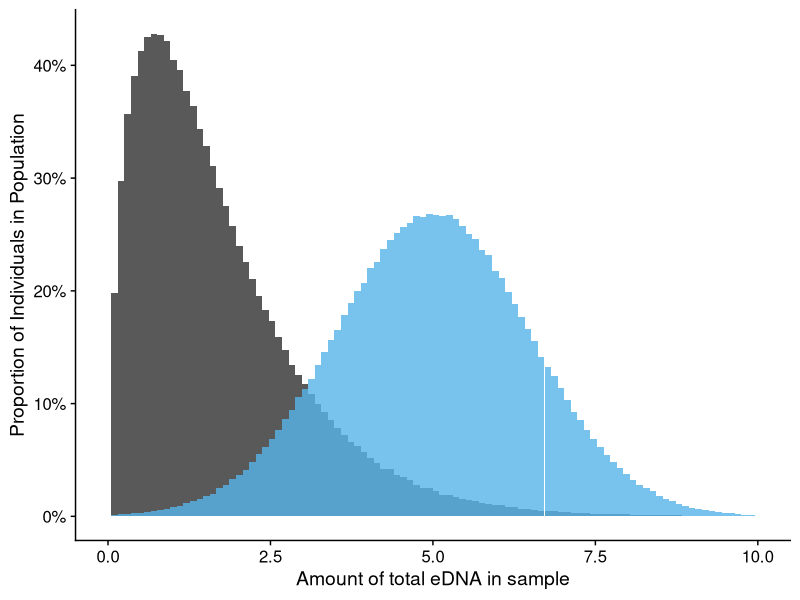
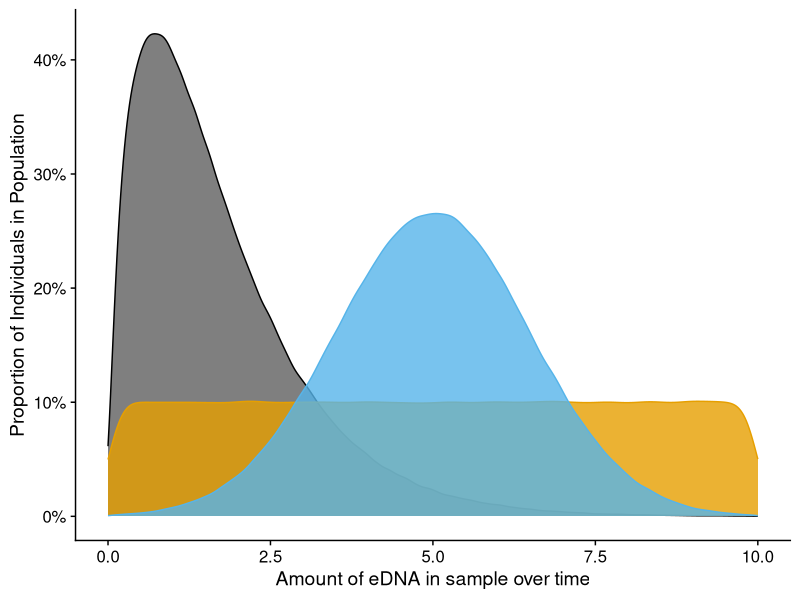
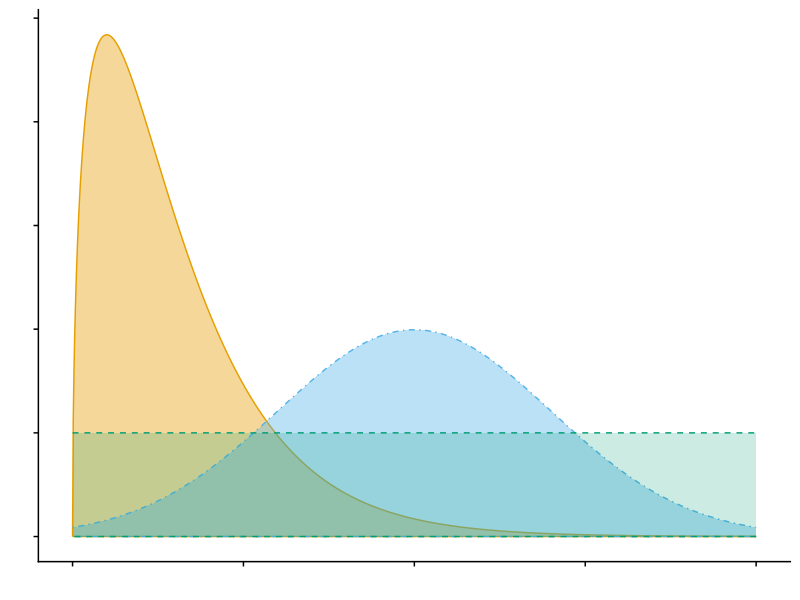
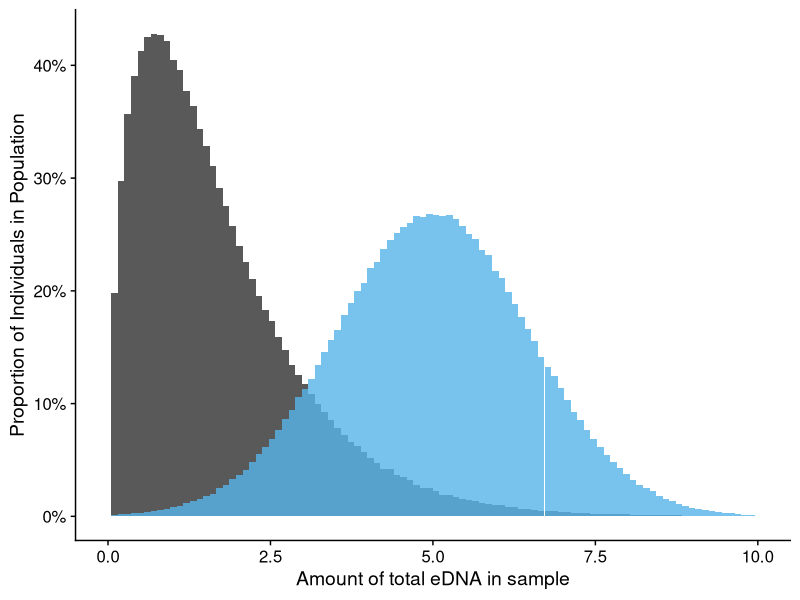
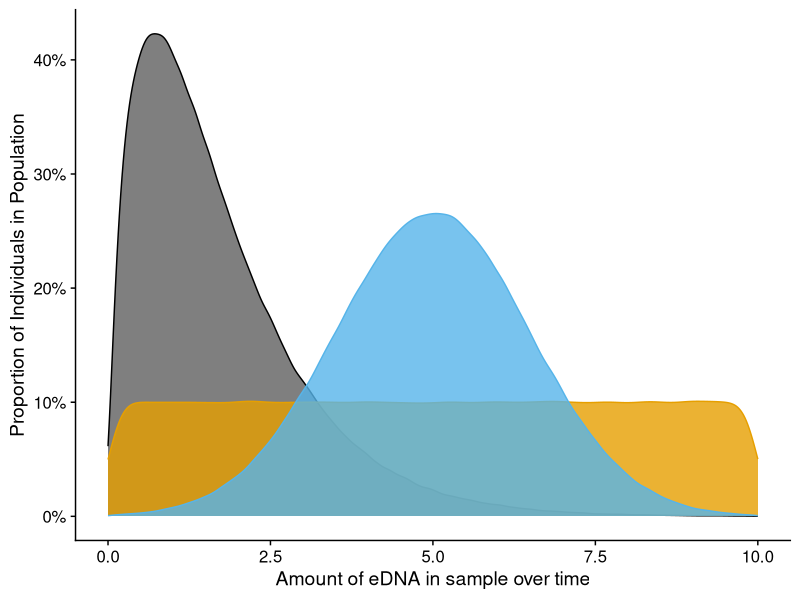
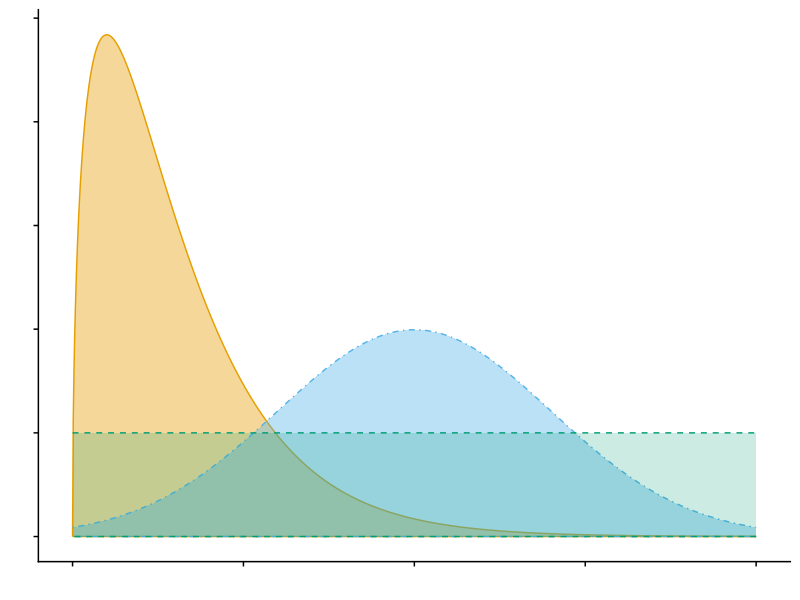

R code for these plots, in order:
# make figures of distributions

library(tidyverse)
library(ggfortify)
library(ggthemes)
library(cowplot)
library(scales)
# get colorblind palette
# scales::show_col(ggthemes::colorblind_pal()(8))
colblind_pal <- ggthemes::colorblind_pal()(4)


# Make Distributions ------------------------------------------------------

nnorm <- rnorm(1e6, mean = 5, sd=1.5)
nunif <- runif(1e6, min=-5, max=11)
ngam <- rgamma(1e6, shape = 1.7)

# make dataframe
df <- tibble(norm = nnorm, unif = nunif, gamma=ngam)


# Histogram Plots ---------------------------------------------------------

# geom histogram 
ggplot() + 
  geom_histogram(data=df, aes(gamma), bins = 100) +
  #geom_histogram(data=df, aes(unif), fill=colblind_pal[2], bins=100, alpha=0.8) +
  geom_histogram(data=df, aes(norm), fill=colblind_pal[3], bins=100, alpha=0.8) +
  xlim(c(0,10)) +
  scale_y_continuous(labels = percent_format(scale =1e-3)) +
  theme_cowplot() +
  theme(plot.background = element_rect(fill="white")) +
  labs(
       y="Proportion of Individuals in Population",
       x="Amount of total eDNA in sample")

ggsave(filename = "figs/edna_distributions_in_sample_histogram.png", 
       width = 10, height = 8, dpi=300)

# Density Plots -----------------------------------------------------------

ggplot() + 
  geom_density(data=df, aes(gamma), fill="gray50") +
  geom_density(data=df, aes(unif), color=colblind_pal[2],
               fill=colblind_pal[2], alpha=0.8) +
  geom_density(data=df, aes(norm), color=colblind_pal[3],
               fill=colblind_pal[3], alpha=0.8) +
  xlim(c(0,10)) +
  scale_y_continuous(labels = percent_format(scale =100)) +
  theme_cowplot() +
  labs( 
       y="Proportion of Individuals in Population",
       x="Amount of eDNA in sample over time")
ggsave(filename = "figs/edna_distributions_in_sample_density.png", 
       width = 10, height = 8, dpi=300)

# ggdistribution Plots ----------------------------------------------------


# using ggdistribution

# gamma left shifted
pgam <- ggdistribution(dgamma, seq(0, 10, 0.01), shape=1.5, 
                    colour = colblind_pal[2], 
                    fill = colblind_pal[2], alpha=0.4)
# normal dist
pnorm <- ggdistribution(dnorm, seq(0, 10, 0.01), mean = 5, sd=2,
                    colour = colblind_pal[3], linetype = 4,
                    fill = colblind_pal[3], alpha=0.4, p = pgam)
# log normal so left skewed like gamma
# p <- ggdistribution(dlnorm, seq(0, 10, 0.01), 
#                     meanlog = 0.5, colour = 'cyan4', p = p)
# uniform
punif <- ggdistribution(dunif, seq(0, 10, 0.01), min=0, max=10,
                    colour = colblind_pal[4],linetype = 2,
                    fill = colblind_pal[4], alpha=0.2, p=pnorm)

# plot together
(tst <- punif + theme_cowplot() +
    ylab("Proportion of Individuals in Population") +
    xlab("Amount of eDNA in sample over time")) +
  theme(axis.text.x = element_blank(),
        axis.text.y = element_blank())
ggsave(filename = "figs/edna_distributions_in_sample_ggdistrib_blank.png", 
       width = 10, height = 8, dpi=300)
